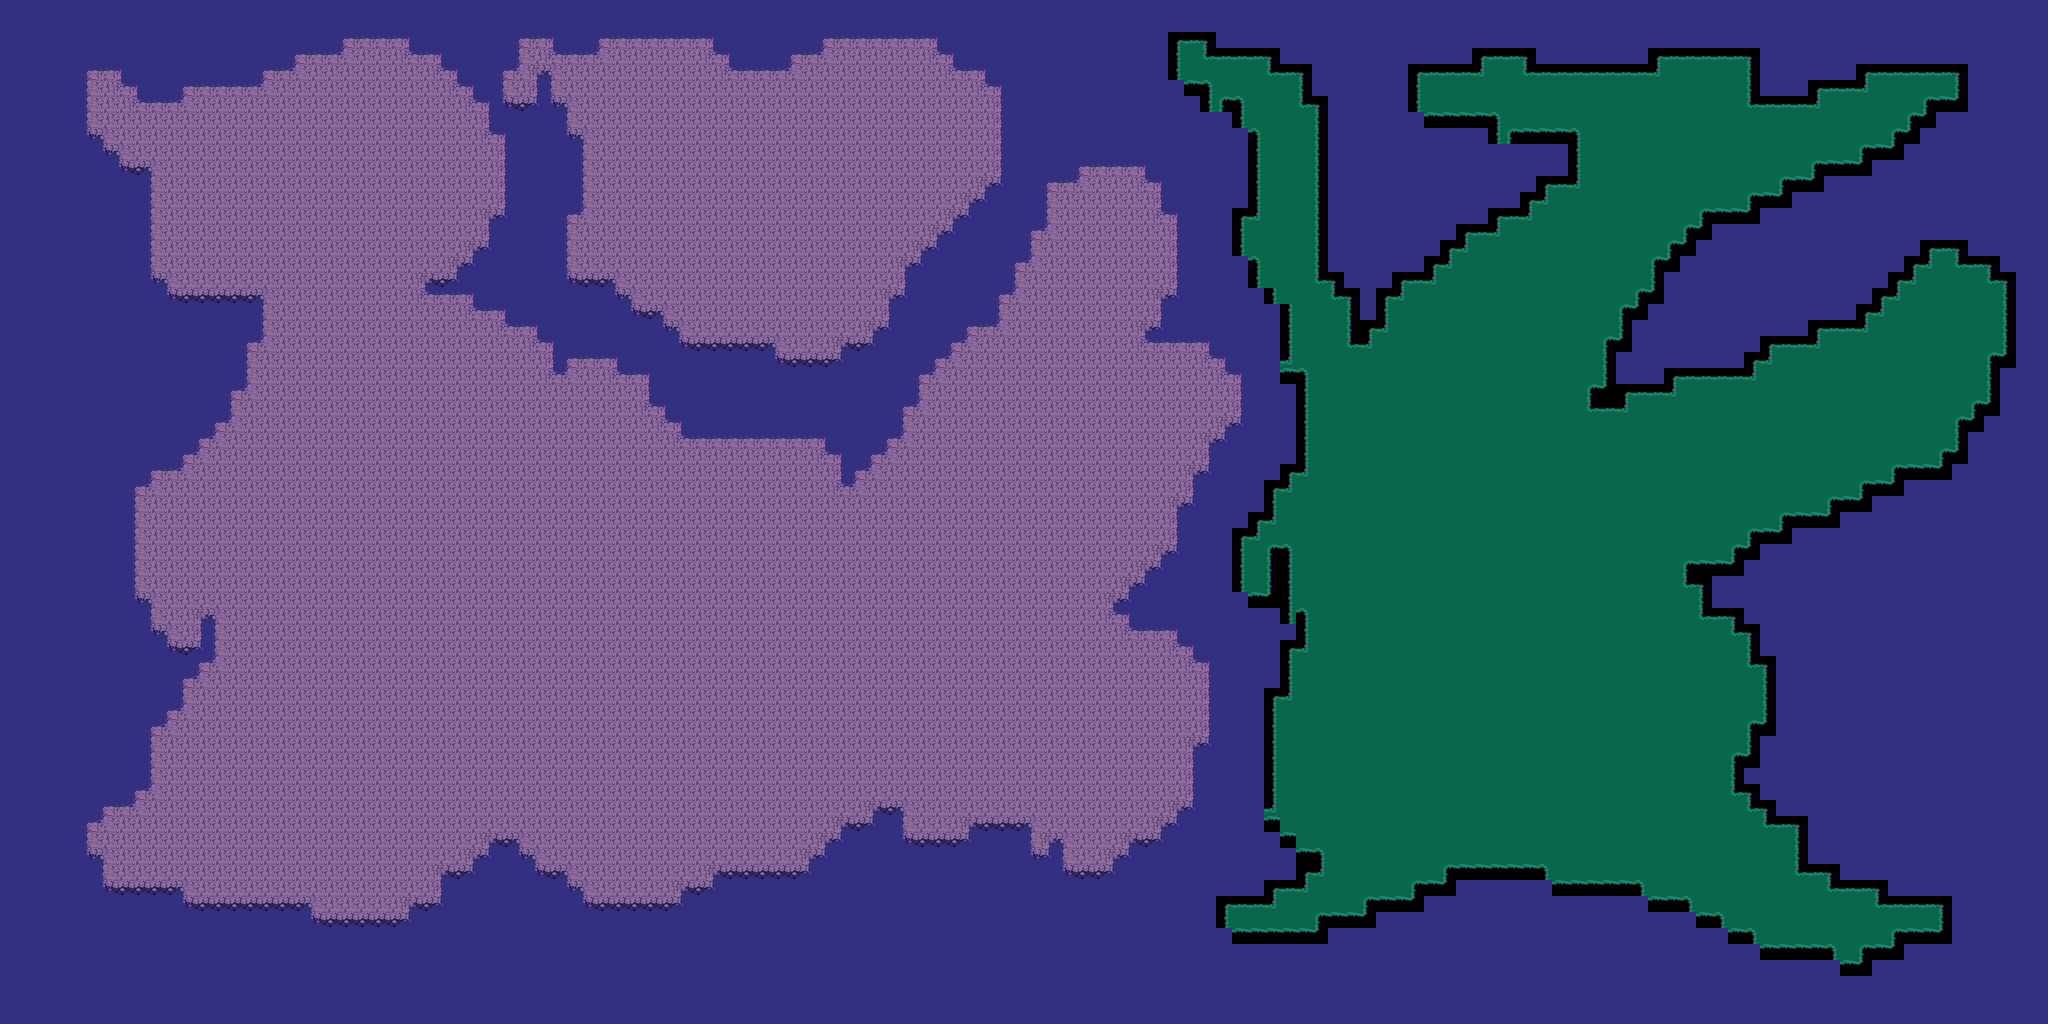

Tiled map render using the project's own tile images. Description and the map definition, with tile-layer contents summarised, below:
An orthogonal 128x64 tile map with 32x32 px tiles, 1 tile layer (Tile Layer 1).

<map version="1.2" tiledversion="1.3.1" orientation="orthogonal" renderorder="right-down" compressionlevel="-1" width="128" height="64" tilewidth="32" tileheight="32" infinite="0" nextlayerid="2" nextobjectid="1">
 <editorsettings>
  <export target="test_scene2.xml" format="tmx" />
 </editorsettings>
 <tileset firstgid="1" source="../tilesets/outdoors.tsx" />
 <layer id="1" name="Tile Layer 1" width="128" height="64">
  <data>[8192 cells, 8192 non-empty, 26 distinct tile ids]</data>
 </layer>
</map>
